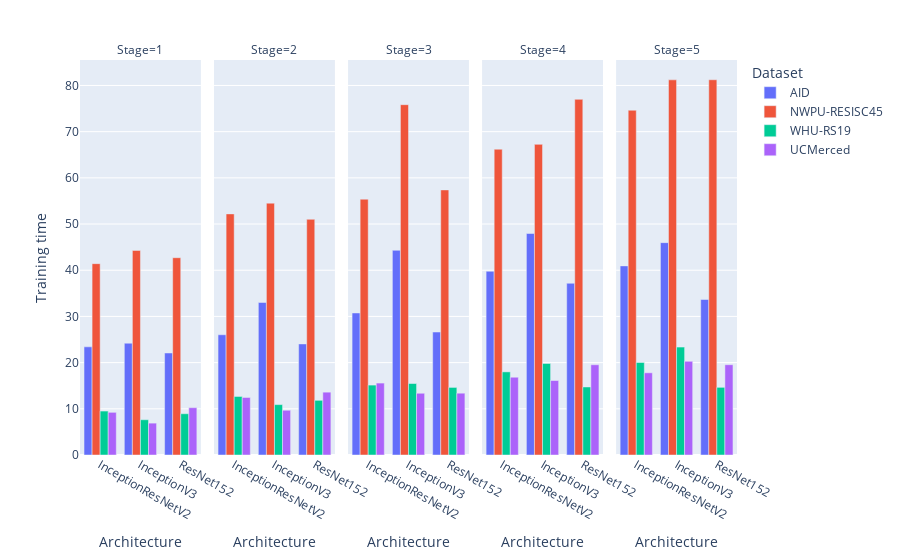

Notebook source saved alongside this figure:
### Code cell
import plotly.express as px
fig = px.bar(df_temp, x="Architecture", y="Training time", color="Dataset", barmode="group",
             #facet_row="iteracion", facet_col="day",
             #facet_col="arquitectura",
             facet_col="Stage",
             category_orders={"Arquitecture": ["ResNet152", "InceptionResNetV2", "InceptionV3"],
             #                 "time": ["Lunch", "Dinner"]
                             }
            )
fig.show()

### Figure 1 — Plotly figure (JSON) as saved in the notebook; plotly's stock layout.template omitted (floating-point values rounded to 4 significant figures)
{"data": [{"alignmentgroup": "True", "hovertemplate": "Dataset=AID<br>Stage=1<br>Architecture=%{x}<br>Training time=%{y}<extra></extra>", "legendgroup": "AID", "marker": {"color": "#636efa"}, "name": "AID", "offsetgroup": "AID", "orientation": "v", "showlegend": true, "textposition": "auto", "type": "bar", "x": ["InceptionResNetV2", "InceptionV3", "ResNet152"], "xaxis": "x", "y": [23.42, 24.21, 22.08], "yaxis": "y"}, {"alignmentgroup": "True", "hovertemplate": "Dataset=AID<br>Stage=2<br>Architecture=%{x}<br>Training time=%{y}<extra></extra>", "legendgroup": "AID", "marker": {"color": "#636efa"}, "name": "AID", "offsetgroup": "AID", "orientation": "v", "showlegend": false, "textposition": "auto", "type": "bar", "x": ["InceptionResNetV2", "InceptionV3", "ResNet152"], "xaxis": "x2", "y": [26.03, 33.02, 24.05], "yaxis": "y2"}, {"alignmentgroup": "True", "hovertemplate": "Dataset=AID<br>Stage=3<br>Architecture=%{x}<br>Training time=%{y}<extra></extra>", "legendgroup": "AID", "marker": {"color": "#636efa"}, "name": "AID", "offsetgroup": "AID", "orientation": "v", "showlegend": false, "textposition": "auto", "type": "bar", "x": ["InceptionResNetV2", "InceptionV3", "ResNet152"], "xaxis": "x3", "y": [30.75, 44.31, 26.62], "yaxis": "y3"}, {"alignmentgroup": "True", "hovertemplate": "Dataset=AID<br>Stage=4<br>Architecture=%{x}<br>Training time=%{y}<extra></extra>", "legendgroup": "AID", "marker": {"color": "#636efa"}, "name": "AID", "offsetgroup": "AID", "orientation": "v", "showlegend": false, "textposition": "auto", "type": "bar", "x": ["InceptionResNetV2", "InceptionV3", "ResNet152"], "xaxis": "x4", "y": [39.77, 47.95, 37.18], "yaxis": "y4"}, {"alignmentgroup": "True", "hovertemplate": "Dataset=AID<br>Stage=5<br>Architecture=%{x}<br>Training time=%{y}<extra></extra>", "legendgroup": "AID", "marker": {"color": "#636efa"}, "name": "AID", "offsetgroup": "AID", "orientation": "v", "showlegend": false, "textposition": "auto", "type": "bar", "x": ["InceptionResNetV2", "InceptionV3", "ResNet152"], "xaxis": "x5", "y": [40.94, 45.98, 33.66], "yaxis": "y5"}, {"alignmentgroup": "True", "hovertemplate": "Dataset=NWPU-RESISC45<br>Stage=1<br>Architecture=%{x}<br>Training time=%{y}<extra></extra>", "legendgroup": "NWPU-RESISC45", "marker": {"color": "#EF553B"}, "name": "NWPU-RESISC45", "offsetgroup": "NWPU-RESISC45", "orientation": "v", "showlegend": true, "textposition": "auto", "type": "bar", "x": ["InceptionResNetV2", "InceptionV3", "ResNet152"], "xaxis": "x", "y": [41.42, 44.29, 42.71], "yaxis": "y"}, {"alignmentgroup": "True", "hovertemplate": "Dataset=NWPU-RESISC45<br>Stage=2<br>Architecture=%{x}<br>Training time=%{y}<extra></extra>", "legendgroup": "NWPU-RESISC45", "marker": {"color": "#EF553B"}, "name": "NWPU-RESISC45", "offsetgroup": "NWPU-RESISC45", "orientation": "v", "showlegend": false, "textposition": "auto", "type": "bar", "x": ["InceptionResNetV2", "InceptionV3", "ResNet152"], "xaxis": "x2", "y": [52.2, 54.52, 51.02], "yaxis": "y2"}, {"alignmentgroup": "True", "hovertemplate": "Dataset=NWPU-RESISC45<br>Stage=3<br>Architecture=%{x}<br>Training time=%{y}<extra></extra>", "legendgroup": "NWPU-RESISC45", "marker": {"color": "#EF553B"}, "name": "NWPU-RESISC45", "offsetgroup": "NWPU-RESISC45", "orientation": "v", "showlegend": false, "textposition": "auto", "type": "bar", "x": ["InceptionResNetV2", "InceptionV3", "ResNet152"], "xaxis": "x3", "y": [55.38, 75.84, 57.39], "yaxis": "y3"}, {"alignmentgroup": "True", "hovertemplate": "Dataset=NWPU-RESISC45<br>Stage=4<br>Architecture=%{x}<br>Training time=%{y}<extra></extra>", "legendgroup": "NWPU-RESISC45", "marker": {"color": "#EF553B"}, "name": "NWPU-RESISC45", "offsetgroup": "NWPU-RESISC45", "orientation": "v", "showlegend": false, "textposition": "auto", "type": "bar", "x": ["InceptionResNetV2", "InceptionV3", "ResNet152"], "xaxis": "x4", "y": [66.2, 67.25, 77.0], "yaxis": "y4"}, {"alignmentgroup": "True", "hovertemplate": "Dataset=NWPU-RESISC45<br>Stage=5<br>Architecture=%{x}<br>Training time=%{y}<extra></extra>", "legendgroup": "NWPU-RESISC45", "marker": {"color": "#EF553B"}, "name": "NWPU-RESISC45", "offsetgroup": "NWPU-RESISC45", "orientation": "v", "showlegend": false, "textposition": "auto", "type": "bar", "x": ["InceptionResNetV2", "InceptionV3", "ResNet152"], "xaxis": "x5", "y": [74.64, 81.22, 81.24], "yaxis": "y5"}, {"alignmentgroup": "True", "hovertemplate": "Dataset=WHU-RS19<br>Stage=1<br>Architecture=%{x}<br>Training time=%{y}<extra></extra>", "legendgroup": "WHU-RS19", "marker": {"color": "#00cc96"}, "name": "WHU-RS19", "offsetgroup": "WHU-RS19", "orientation": "v", "showlegend": true, "textposition": "auto", "type": "bar", "x": ["InceptionResNetV2", "InceptionV3", "ResNet152"], "xaxis": "x", "y": [9.515, 7.637, 8.936], "yaxis": "y"}, {"alignmentgroup": "True", "hovertemplate": "Dataset=WHU-RS19<br>Stage=2<br>Architecture=%{x}<br>Training time=%{y}<extra></extra>", "legendgroup": "WHU-RS19", "marker": {"color": "#00cc96"}, "name": "WHU-RS19", "offsetgroup": "WHU-RS19", "orientation": "v", "showlegend": false, "textposition": "auto", "type": "bar", "x": ["InceptionResNetV2", "InceptionV3", "ResNet152"], "xaxis": "x2", "y": [12.67, 10.91, 11.84], "yaxis": "y2"}, {"alignmentgroup": "True", "hovertemplate": "Dataset=WHU-RS19<br>Stage=3<br>Architecture=%{x}<br>Training time=%{y}<extra></extra>", "legendgroup": "WHU-RS19", "marker": {"color": "#00cc96"}, "name": "WHU-RS19", "offsetgroup": "WHU-RS19", "orientation": "v", "showlegend": false, "textposition": "auto", "type": "bar", "x": ["InceptionResNetV2", "InceptionV3", "ResNet152"], "xaxis": "x3", "y": [15.13, 15.47, 14.63], "yaxis": "y3"}, {"alignmentgroup": "True", "hovertemplate": "Dataset=WHU-RS19<br>Stage=4<br>Architecture=%{x}<br>Training time=%{y}<extra></extra>", "legendgroup": "WHU-RS19", "marker": {"color": "#00cc96"}, "name": "WHU-RS19", "offsetgroup": "WHU-RS19", "orientation": "v", "showlegend": false, "textposition": "auto", "type": "bar", "x": ["InceptionResNetV2", "InceptionV3", "ResNet152"], "xaxis": "x4", "y": [18.0, 19.81, 14.73], "yaxis": "y4"}, {"alignmentgroup": "True", "hovertemplate": "Dataset=WHU-RS19<br>Stage=5<br>Architecture=%{x}<br>Training time=%{y}<extra></extra>", "legendgroup": "WHU-RS19", "marker": {"color": "#00cc96"}, "name": "WHU-RS19", "offsetgroup": "WHU-RS19", "orientation": "v", "showlegend": false, "textposition": "auto", "type": "bar", "x": ["InceptionResNetV2", "InceptionV3", "ResNet152"], "xaxis": "x5", "y": [20.03, 23.35, 14.65], "yaxis": "y5"}, {"alignmentgroup": "True", "hovertemplate": "Dataset=UCMerced<br>Stage=1<br>Architecture=%{x}<br>Training time=%{y}<extra></extra>", "legendgroup": "UCMerced", "marker": {"color": "#ab63fa"}, "name": "UCMerced", "offsetgroup": "UCMerced", "orientation": "v", "showlegend": true, "textposition": "auto", "type": "bar", "x": ["InceptionResNetV2", "InceptionV3", "ResNet152"], "xaxis": "x", "y": [9.237, 6.899, 10.24], "yaxis": "y"}, {"alignmentgroup": "True", "hovertemplate": "Dataset=UCMerced<br>Stage=2<br>Architecture=%{x}<br>Training time=%{y}<extra></extra>", "legendgroup": "UCMerced", "marker": {"color": "#ab63fa"}, "name": "UCMerced", "offsetgroup": "UCMerced", "orientation": "v", "showlegend": false, "textposition": "auto", "type": "bar", "x": ["InceptionResNetV2", "InceptionV3", "ResNet152"], "xaxis": "x2", "y": [12.45, 9.687, 13.6], "yaxis": "y2"}, {"alignmentgroup": "True", "hovertemplate": "Dataset=UCMerced<br>Stage=3<br>Architecture=%{x}<br>Training time=%{y}<extra></extra>", "legendgroup": "UCMerced", "marker": {"color": "#ab63fa"}, "name": "UCMerced", "offsetgroup": "UCMerced", "orientation": "v", "showlegend": false, "textposition": "auto", "type": "bar", "x": ["InceptionResNetV2", "InceptionV3", "ResNet152"], "xaxis": "x3", "y": [15.57, 13.37, 13.38], "yaxis": "y3"}, {"alignmentgroup": "True", "hovertemplate": "Dataset=UCMerced<br>Stage=4<br>Architecture=%{x}<br>Training time=%{y}<extra></extra>", "legendgroup": "UCMerced", "marker": {"color": "#ab63fa"}, "name": "UCMerced", "offsetgroup": "UCMerced", "orientation": "v", "showlegend": false, "textposition": "auto", "type": "bar", "x": ["InceptionResNetV2", "InceptionV3", "ResNet152"], "xaxis": "x4", "y": [16.84, 16.12, 19.54], "yaxis": "y4"}, {"alignmentgroup": "True", "hovertemplate": "Dataset=UCMerced<br>Stage=5<br>Architecture=%{x}<br>Training time=%{y}<extra></extra>", "legendgroup": "UCMerced", "marker": {"color": "#ab63fa"}, "name": "UCMerced", "offsetgroup": "UCMerced", "orientation": "v", "showlegend": false, "textposition": "auto", "type": "bar", "x": ["InceptionResNetV2", "InceptionV3", "ResNet152"], "xaxis": "x5", "y": [17.8, 20.27, 19.55], "yaxis": "y5"}], "layout": {"annotations": [{"font": {}, "showarrow": false, "text": "Stage=1", "x": 0.092, "xanchor": "center", "xref": "paper", "y": 1, "yanchor": "bottom", "yref": "paper"}, {"font": {}, "showarrow": false, "text": "Stage=2", "x": 0.296, "xanchor": "center", "xref": "paper", "y": 1, "yanchor": "bottom", "yref": "paper"}, {"font": {}, "showarrow": false, "text": "Stage=3", "x": 0.5, "xanchor": "center", "xref": "paper", "y": 1, "yanchor": "bottom", "yref": "paper"}, {"font": {}, "showarrow": false, "text": "Stage=4", "x": 0.704, "xanchor": "center", "xref": "paper", "y": 1, "yanchor": "bottom", "yref": "paper"}, {"font": {}, "showarrow": false, "text": "Stage=5", "x": 0.908, "xanchor": "center", "xref": "paper", "y": 1, "yanchor": "bottom", "yref": "paper"}], "barmode": "group", "legend": {"title": {"text": "Dataset"}, "tracegroupgap": 0}, "margin": {"t": 60}, "xaxis": {"anchor": "y", "domain": [0, 0.184], "title": {"text": "Architecture"}}, "xaxis2": {"anchor": "y2", "domain": [0.204, 0.388], "matches": "x", "title": {"text": "Architecture"}}, "xaxis3": {"anchor": "y3", "domain": [0.408, 0.592], "matches": "x", "title": {"text": "Architecture"}}, "xaxis4": {"anchor": "y4", "domain": [0.612, 0.796], "matches": "x", "title": {"text": "Architecture"}}, "xaxis5": {"anchor": "y5", "domain": [0.816, 1], "matches": "x", "title": {"text": "Architecture"}}, "yaxis": {"anchor": "x", "domain": [0, 1], "title": {"text": "Training time"}}, "yaxis2": {"anchor": "x2", "domain": [0, 1], "matches": "y", "showticklabels": false}, "yaxis3": {"anchor": "x3", "domain": [0, 1], "matches": "y", "showticklabels": false}, "yaxis4": {"anchor": "x4", "domain": [0, 1], "matches": "y", "showticklabels": false}, "yaxis5": {"anchor": "x5", "domain": [0, 1], "matches": "y", "showticklabels": false}}}
